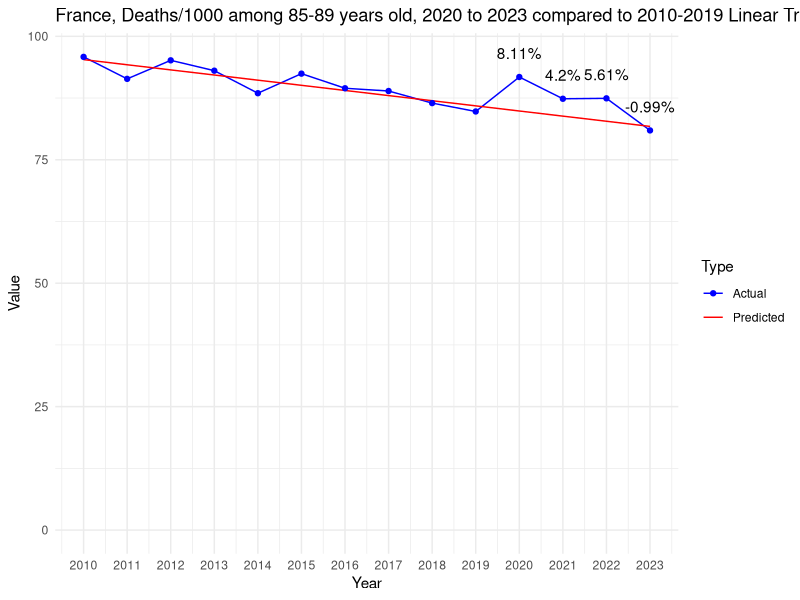

The R source for this figure:
# Load necessary libraries
library(dplyr)
library(readr)
library(ggplot2)

# Defines the data as a named vector
data <- c(
`2010` = 95.8352330515905, `2011` = 91.3841128742294, `2012` = 95.1359739913824, `2013` = 93.039747454465, `2014` = 88.479440684725,
`2015` = 92.4404010955609, `2016` = 89.4791896892756, `2017` = 88.9246405560497, `2018` = 86.4735573616114, `2019` = 84.7760938372183,
`2020` = 91.7609492297292, `2021` = 87.3516728268658, `2022` = 87.4379842612975, `2023` = 80.9407517040039
)

# Extracts data for the decade and recent years
decade <- data[as.character(2010:2019)]
recent_years <- data[as.character(2020:2023)]

# Fits a linear model to the decade data
years <- as.numeric(names(decade))
lm_model <- lm(decade ~ years)

# Predicts values for 2020 to 2023 based on the linear model
predicted_values <- predict(lm_model, newdata = data.frame(years = as.numeric(names(recent_years))))

# Calculates deviations from the linear trend
deviations <- recent_years - predicted_values

# Calculates the mean and standard deviation of the decade
decade_mean <- mean(decade)
decade_stddev <- sd(decade)

# Initializes vectors to store the calculated values
z_scores <- numeric(length(recent_years))
percent_deviations <- numeric(length(recent_years))

# Calculates and store the Z-scores, deviations, and percentage of deviations for recent years
for (i in 1:length(recent_years)) {
  year <- names(recent_years)[i]
  z_scores[i] <- (recent_years[year] - decade_mean) / decade_stddev
  deviation <- deviations[year]
  percent_deviations[i] <- (deviation / predicted_values[i]) * 100
  cat(sprintf("Year: %s, Z-score: %f, Deviation from linear trend: %f, Percentage of deviation: %f%%\n",
              year, z_scores[i], deviation, percent_deviations[i]))
}

# Prepare an extended range for predictions, including 2020 to 2023
extended_years <- as.numeric(c(names(decade), names(recent_years)))

# Predict values for the extended range based on the linear model
extended_predicted_values <- predict(lm_model, newdata = data.frame(years = extended_years))

# Create a data frame for plotting actual values
actual_plot_data <- data.frame(
  Year = as.numeric(names(data)),
  Value = data,
  Type = "Actual"
)

# Create a data frame for plotting predicted values
predicted_plot_data <- data.frame(
  Year = extended_years,
  Value = extended_predicted_values,
  Type = "Predicted"
)

# Combine actual and predicted data
plot_data <- rbind(actual_plot_data, predicted_plot_data)

# Create the line chart
p <- ggplot(plot_data, aes(x = Year, y = Value, color = Type)) +
  geom_line(aes(group = Type)) +
  geom_point(data = actual_plot_data, aes(x = Year, y = Value)) +
  theme_minimal() +
  labs(title = "France, Deaths/1000 among 85-89 years old, 2020 to 2023 compared to 2010-2019 Linear Trend", x = "Year", y = "Value") +
  scale_color_manual(values = c("Actual" = "blue", "Predicted" = "red")) +
  scale_y_continuous(labels = scales::comma, limits = c(0, max(plot_data$Value))) +
  scale_x_continuous(breaks = extended_years) # Set breaks to every year

# Add percentage of deviation annotations for 2020 to 2023
for (i in 1:length(recent_years)) {
  year <- as.numeric(names(recent_years)[i])
  deviation_value <- percent_deviations[i]
  p <- p + annotate("text", x = year, y = data[as.character(year)], label = paste0(round(deviation_value, 2), "%"), vjust = -1.5)
}

# Print the plot
print(p)